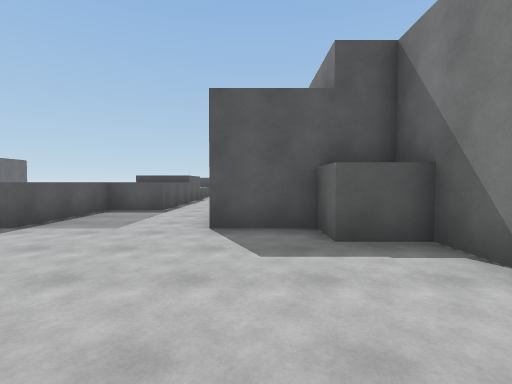
View 1 (above)

12 first-person views from a walk through a 3-D level made in the Unity game engine. The camera is 1.5 m above the floor, tilts 2° down and sees 85° across. The floor is counted in squares, 2 m on a side. Each view is taken from the middle of a square. On the plan, view 1 faces up. The plan holds only what a view shows up to about 10 squares ahead; the rest is blank. The place goes on beyond the plan. The player is left out. Some animated figures are left out.

View 2
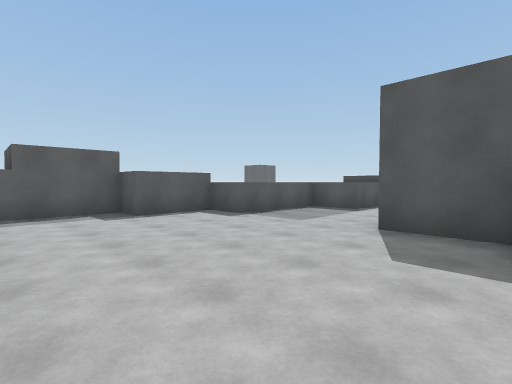

View 3
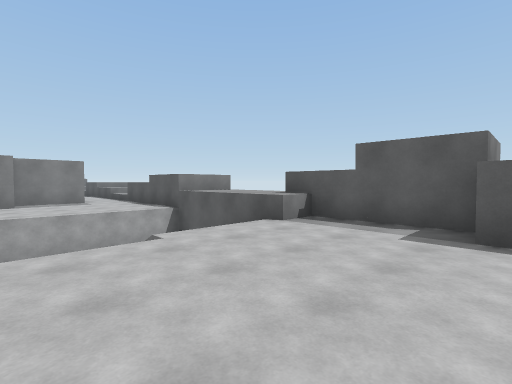

View 4
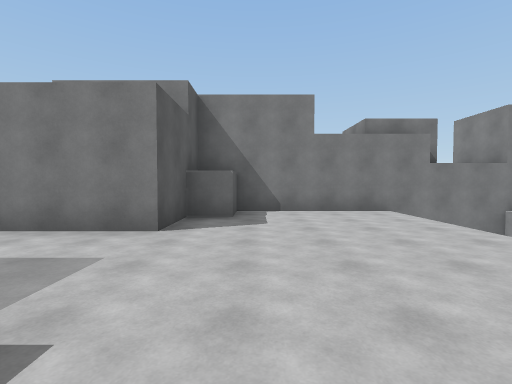

View 5
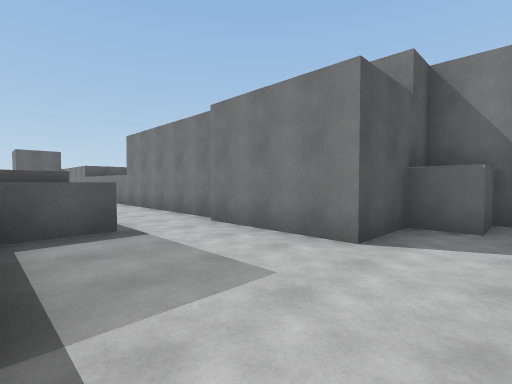

View 6
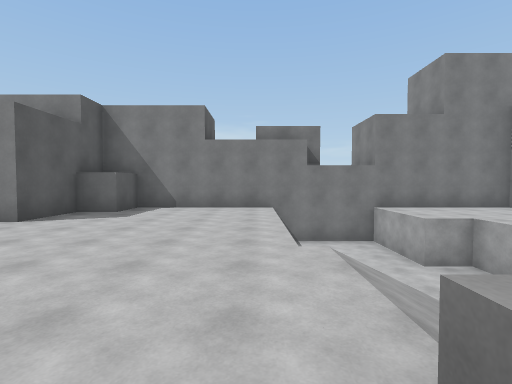

View 7
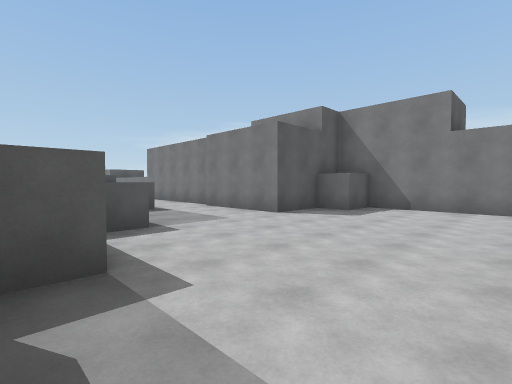

View 8
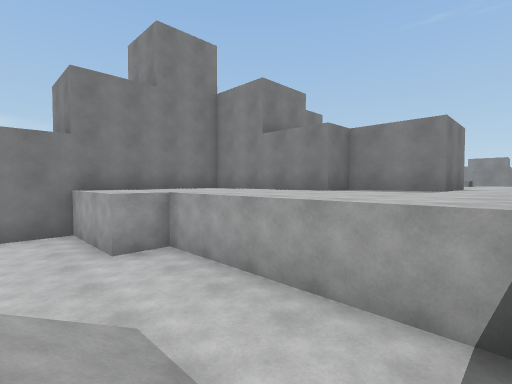

View 9
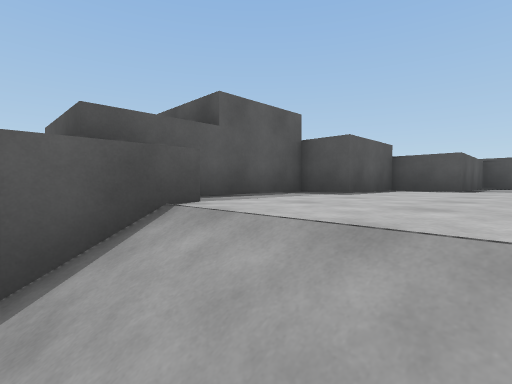

View 10
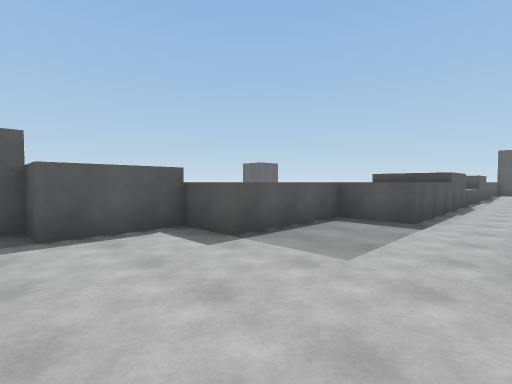

View 11
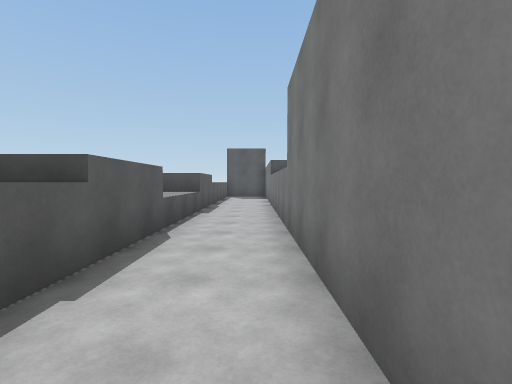

View 12
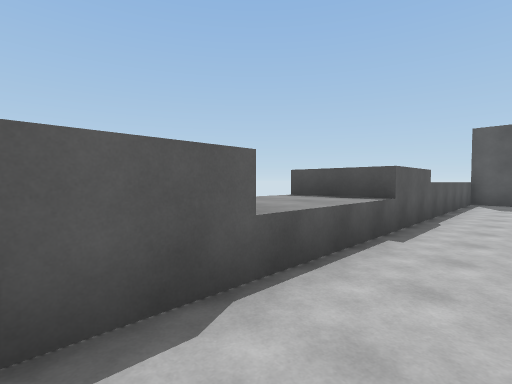

### Floor plan
Key: @ floor where view 1 was taken; # wall or solid block; . main floor; - floor 2 m lower than the main floor; / step, stairs or slope; ^ raised ledge.
Columns run from 7 left of view 1 to 3 right of it. Each row starts with its distance up from view 1.
 23     ##
 22     ^.
 21     ^.
 20     ^..
 19     ^..
 18     ^..#
 17     #..#
 16   ###..#
 15    ^^. #
 14    ^^..#
 13     ^..#
 12     #..#
 11    ##..#
 10     ^..#
  9     ^..#
  8    ^^..#
  7    ^...#
  6    ^...#
  5   ^^...##
  4  #......###
  3 ##........#
  2 #.........#
  1 #.........#
  0 #......@..#
 -1 #^///    -#
 -2  #///-----#
 -3  #///-----#
 -4  #-----####
 -5  #######

Where each view was taken, in squares from view 1:
view 1: 0 up, 0 right, facing up
view 2: 0 up, 1 right, facing up-left
view 3: 3 up, 1 left, facing down-left
view 4: 3 up, 5 left, facing right
view 5: 3 up, 4 left, facing up-right
view 6: 0 up, 6 left, facing right
view 7: 0 up, 6 left, facing up-right
view 8: 2 down, 5 left, facing down-right
view 9: 2 down, 3 left, facing up-left
view 10: 2 up, 1 left, facing up-left
view 11: 8 up, 1 left, facing up
view 12: 11 up, 1 left, facing up-left
